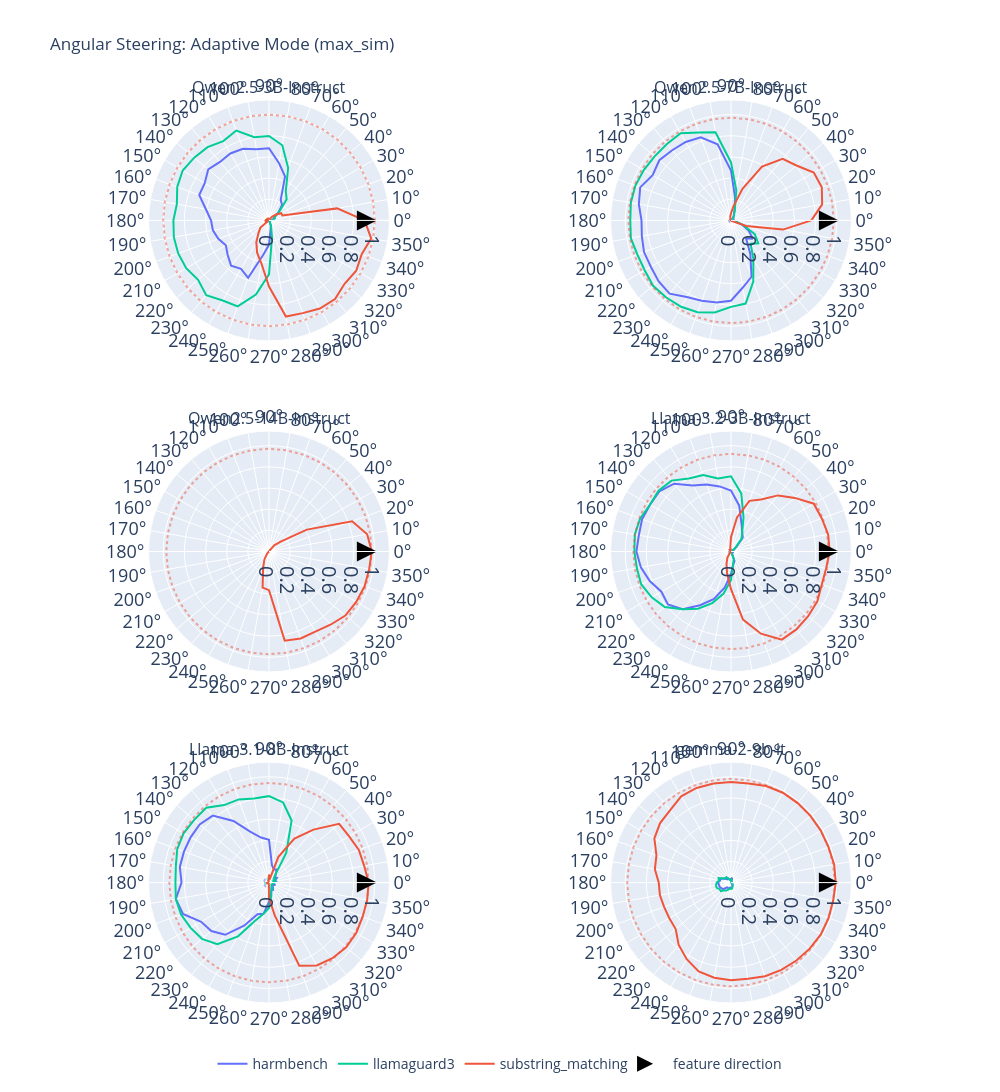

Source (notebook cell):
### Code cell
# Configuration
model_ids = [
    "Qwen2.5-3B-Instruct",
    "Qwen2.5-7B-Instruct",
    "Qwen2.5-14B-Instruct",
    "Llama-3.2-3B-Instruct",
    "Llama-3.1-8B-Instruct",
    "gemma-2-9b-it",
]

language = "en"
data_type = "harmful"

# Whether to use adaptive mode (mode_1) files
# If False, uses non-adaptive (mode_0) files
adaptive = True

# Direction strategy to visualize ("max_sim" or "max_norm")
# This filters which direction to plot when multiple are available
direction_strategy = "max_sim"

# Create figure
num_row = (len(model_ids) + 1) // 2
num_col = min(2, len(model_ids))

fig = make_subplots(
    rows=num_row,
    cols=num_col,
    specs=[[{"type": "polar"}] * num_col] * num_row,
    subplot_titles=model_ids,
    vertical_spacing=0.1,
    horizontal_spacing=0.1,
)

# Color mapping for metrics (matching parent)
colour_map = {
    "substring_matching": plotly.colors.qualitative.Plotly[1],
    "llamaguard3": plotly.colors.qualitative.Plotly[2],
    "harmbench": plotly.colors.qualitative.Plotly[0],
}

# Angle categories (0 to 360, close the loop)
categories = list(str(i) for i in range(0, 360, 10))
categories.append(categories[0])

for idx, model_id in enumerate(model_ids):
    output_path = Path(data_path) / model_id

    # Glob pattern based on adaptive mode
    if adaptive:
        glob_pattern = f"eval-mode_1*.json"
    else:
        glob_pattern = "eval-[!(mode)(perp)]*.json"

    for file in sorted(list(output_path.glob(glob_pattern))):
        # Extract metric name
        if adaptive:
            metric = file.stem.split("-")[2]
        else:
            metric = file.stem.split("-")[1]

        # Skip llmjudge (if desired)
        if metric == "llmjudge":
            continue

        # Load evaluation data
        with open(file, "r") as f:
            eval_data = json.load(f)

        print(f"Processing {model_id}: {file.name}")

        # Extract baseline
        baseline = eval_data.get("baseline")
        if baseline is None:
            print(f"  ⚠ No baseline found")
            continue

        if isinstance(baseline, list):
            baseline = np.mean(baseline)

        # Add metric to color map if not present
        if metric not in colour_map:
            colour_map[metric] = plotly.colors.qualitative.Plotly[len(colour_map)]

        # Plot baseline as dashed circle
        fig.add_trace(
            go.Scatterpolar(
                r=[
                    (
                        1 - baseline
                        if metric in ["substring_matching", "llmjudge"]
                        else baseline
                    )
                    for _ in range(len(categories))
                ],
                theta=categories,
                name="baseline",
                line=dict(width=2, color=colour_map[metric], dash="dot"),
                mode="lines",
                opacity=0.5,
                showlegend=False,
            ),
            row=idx // num_col + 1,
            col=idx % num_col + 1,
        )

        # Find direction keys (e.g., "max_sim_21_post-pca_0")
        # Filter by strategy and exclude random directions
        print("DEBUGGING", eval_data)
        direction_keys = [
            k
            for k in eval_data.keys()
            if k != "baseline" and "dir_random" not in k and direction_strategy in k
        ]

        if not direction_keys:
            print(f"  ⚠ No direction keys matching '{direction_strategy}'")
            print(
                f"     Available keys: {[k for k in eval_data.keys() if k != 'baseline']}"
            )
            continue

        # Use first matching direction
        chosen_direction = direction_keys[0]
        print(f"  ✓ Using direction: {chosen_direction}")

        # Extract values for each angle
        direction_data = eval_data[chosen_direction]
        values = []

        for cat in categories[:-1]:  # Exclude last (duplicate of first)
            if cat in direction_data:
                val = direction_data[cat]
                # Convert list to mean if needed
                if isinstance(val, list):
                    val = np.mean(val)
                values.append(val)
            else:
                # Missing angle - use baseline
                values.append(baseline)

        values.append(values[0])  # Close the loop

        # Plot steered results
        fig.add_trace(
            go.Scatterpolar(
                r=(
                    [1 - v for v in values]
                    if metric in ["substring_matching", "llmjudge"]
                    else values
                ),
                theta=categories,
                name=metric,
                line=dict(width=2, color=colour_map[metric]),
                mode="lines",
                showlegend=idx == 0,
            ),
            row=idx // num_col + 1,
            col=idx % num_col + 1,
        )

    # Add feature direction marker (0° = harmful direction)
    fig.add_trace(
        go.Scatterpolar(
            r=[1.02],
            theta=[0],
            name="feature direction",
            marker=dict(size=20, symbol="arrow-right", color="black"),
            mode="markers",
            showlegend=idx == 0,
        ),
        row=idx // num_col + 1,
        col=idx % num_col + 1,
    )

# Update layout for each subplot
for i in range(len(model_ids) + 1):
    polar_key = f'polar{i if i > 0 else ""}'
    fig.update_layout(
        {
            polar_key: dict(
                radialaxis=dict(
                    visible=True,
                    dtick=0.2,
                    tickfont=dict(size=20),
                ),
                angularaxis=dict(
                    tickvals=list(range(0, 360, 10)),
                    ticktext=[f"{i}°" for i in range(0, 360, 10)],
                    tickfont=dict(size=18),
                    dtick=10,
                ),
            )
        }
    )

# Global layout settings
fig.update_layout(
    height=800 * num_row,
    width=1000,
    title_text=f"Angular Steering: {'Adaptive' if adaptive else 'Always-On'} Mode ({direction_strategy})",
    showlegend=True,
    legend=dict(
        orientation="h",
        y=-0.05,
        xanchor="center",
        x=0.5,
        font=dict(size=14),
    ),
)

# fig.show()

### Figure 1 — Plotly figure (JSON) as saved in the notebook; plotly's stock layout.template omitted (floating-point values rounded to 4 significant figures)
{"data": [{"line": {"color": "#636EFA", "dash": "dot", "width": 2}, "mode": "lines", "name": "baseline", "opacity": 0.5, "r": [0, 0, 0, 0, 0, 0, 0, 0, 0, 0, 0, 0, 0, 0, 0, 0, 0, 0, 0, 0, 0, 0, 0, 0, 0, 0, 0, 0, 0, 0, 0, 0, 0, 0, 0, 0, 0], "showlegend": false, "subplot": "polar", "theta": ["0", "10", "20", "30", "40", "50", "60", "70", "80", "90", "100", "110", "120", "130", "140", "150", "160", "170", "180", "190", "200", "210", "220", "230", "240", "250", "260", "270", "280", "290", "300", "310", "320", "330", "340", "350", "0"], "type": "scatterpolar"}, {"line": {"color": "#636EFA", "width": 2}, "mode": "lines", "name": "harmbench", "r": [0.01923, 0.01923, 0.05769, 0.05769, 0.1154, 0.1923, 0.2212, 0.4423, 0.5481, 0.6827, 0.6827, 0.7212, 0.7308, 0.7212, 0.75, 0.7019, 0.7019, 0.6058, 0.5481, 0.5385, 0.5096, 0.4712, 0.5096, 0.5577, 0.5288, 0.5769, 0.3365, 0.2308, 0.08654, 0.04808, 0, 0, 0.009615, 0, 0, 0, 0.01923], "showlegend": true, "subplot": "polar", "theta": ["0", "10", "20", "30", "40", "50", "60", "70", "80", "90", "100", "110", "120", "130", "140", "150", "160", "170", "180", "190", "200", "210", "220", "230", "240", "250", "260", "270", "280", "290", "300", "310", "320", "330", "340", "350", "0"], "type": "scatterpolar"}, {"line": {"color": "#00CC96", "dash": "dot", "width": 2}, "mode": "lines", "name": "baseline", "opacity": 0.5, "r": [0, 0, 0, 0, 0, 0, 0, 0, 0, 0, 0, 0, 0, 0, 0, 0, 0, 0, 0, 0, 0, 0, 0, 0, 0, 0, 0, 0, 0, 0, 0, 0, 0, 0, 0, 0, 0], "showlegend": false, "subplot": "polar", "theta": ["0", "10", "20", "30", "40", "50", "60", "70", "80", "90", "100", "110", "120", "130", "140", "150", "160", "170", "180", "190", "200", "210", "220", "230", "240", "250", "260", "270", "280", "290", "300", "310", "320", "330", "340", "350", "0"], "type": "scatterpolar"}, {"line": {"color": "#00CC96", "width": 2}, "mode": "lines", "name": "llamaguard3", "r": [0.01923, 0.04808, 0.05769, 0.05769, 0.125, 0.2596, 0.3173, 0.5288, 0.7212, 0.7981, 0.7981, 0.9038, 0.8654, 0.9038, 0.9231, 0.9423, 0.9231, 0.8846, 0.9038, 0.9135, 0.9135, 0.9038, 0.875, 0.9231, 0.875, 0.8654, 0.7115, 0.5096, 0.1635, 0.05769, 0.009615, 0, 0.009615, 0, 0, 0, 0.01923], "showlegend": true, "subplot": "polar", "theta": ["0", "10", "20", "30", "40", "50", "60", "70", "80", "90", "100", "110", "120", "130", "140", "150", "160", "170", "180", "190", "200", "210", "220", "230", "240", "250", "260", "270", "280", "290", "300", "310", "320", "330", "340", "350", "0"], "type": "scatterpolar"}, {"line": {"color": "#EF553B", "dash": "dot", "width": 2}, "mode": "lines", "name": "baseline", "opacity": 0.5, "r": [1, 1, 1, 1, 1, 1, 1, 1, 1, 1, 1, 1, 1, 1, 1, 1, 1, 1, 1, 1, 1, 1, 1, 1, 1, 1, 1, 1, 1, 1, 1, 1, 1, 1, 1, 1, 1], "showlegend": false, "subplot": "polar", "theta": ["0", "10", "20", "30", "40", "50", "60", "70", "80", "90", "100", "110", "120", "130", "140", "150", "160", "170", "180", "190", "200", "210", "220", "230", "240", "250", "260", "270", "280", "290", "300", "310", "320", "330", "340", "350", "0"], "type": "scatterpolar"}, {"line": {"color": "#EF553B", "width": 2}, "mode": "lines", "name": "substring_matching", "r": [0.9038, 0.6538, 0.1346, 0.1346, 0.08654, 0.04808, 0.01923, 0, 0.009615, 0.009615, 0.01923, 0.009615, 0.02885, 0.01923, 0.01923, 0.02885, 0.01923, 0.02885, 0.02885, 0.03846, 0.02885, 0.009615, 0.1058, 0.1538, 0.2404, 0.3269, 0.4135, 0.625, 0.9231, 0.9327, 0.9615, 0.9712, 0.9327, 0.9519, 0.9327, 0.9808, 0.9038], "showlegend": true, "subplot": "polar", "theta": ["0", "10", "20", "30", "40", "50", "60", "70", "80", "90", "100", "110", "120", "130", "140", "150", "160", "170", "180", "190", "200", "210", "220", "230", "240", "250", "260", "270", "280", "290", "300", "310", "320", "330", "340", "350", "0"], "type": "scatterpolar"}, {"marker": {"color": "black", "size": 20, "symbol": "arrow-right"}, "mode": "markers", "name": "feature direction", "r": [1.02], "showlegend": true, "subplot": "polar", "theta": [0], "type": "scatterpolar"}, {"line": {"color": "#636EFA", "dash": "dot", "width": 2}, "mode": "lines", "name": "baseline", "opacity": 0.5, "r": [0.01923, 0.01923, 0.01923, 0.01923, 0.01923, 0.01923, 0.01923, 0.01923, 0.01923, 0.01923, 0.01923, 0.01923, 0.01923, 0.01923, 0.01923, 0.01923, 0.01923, 0.01923, 0.01923, 0.01923, 0.01923, 0.01923, 0.01923, 0.01923, 0.01923, 0.01923, 0.01923, 0.01923, 0.01923, 0.01923, 0.01923, 0.01923, 0.01923, 0.01923, 0.01923, 0.01923, 0.01923], "showlegend": false, "subplot": "polar2", "theta": ["0", "10", "20", "30", "40", "50", "60", "70", "80", "90", "100", "110", "120", "130", "140", "150", "160", "170", "180", "190", "200", "210", "220", "230", "240", "250", "260", "270", "280", "290", "300", "310", "320", "330", "340", "350", "0"], "type": "scatterpolar"}, {"line": {"color": "#636EFA", "width": 2}, "mode": "lines", "name": "harmbench", "r": [0.03846, 0.01923, 0.01923, 0.009615, 0.02885, 0.02885, 0.04808, 0.09615, 0.2212, 0.4712, 0.7308, 0.8365, 0.8558, 0.8654, 0.8846, 0.8558, 0.9135, 0.8846, 0.8462, 0.8558, 0.875, 0.875, 0.8942, 0.9038, 0.8365, 0.8077, 0.7885, 0.7596, 0.6442, 0.5673, 0.3654, 0.2212, 0.2692, 0.1923, 0.1058, 0.03846, 0.03846], "showlegend": false, "subplot": "polar2", "theta": ["0", "10", "20", "30", "40", "50", "60", "70", "80", "90", "100", "110", "120", "130", "140", "150", "160", "170", "180", "190", "200", "210", "220", "230", "240", "250", "260", "270", "280", "290", "300", "310", "320", "330", "340", "350", "0"], "type": "scatterpolar"}, {"line": {"color": "#00CC96", "dash": "dot", "width": 2}, "mode": "lines", "name": "baseline", "opacity": 0.5, "r": [0, 0, 0, 0, 0, 0, 0, 0, 0, 0, 0, 0, 0, 0, 0, 0, 0, 0, 0, 0, 0, 0, 0, 0, 0, 0, 0, 0, 0, 0, 0, 0, 0, 0, 0, 0, 0], "showlegend": false, "subplot": "polar2", "theta": ["0", "10", "20", "30", "40", "50", "60", "70", "80", "90", "100", "110", "120", "130", "140", "150", "160", "170", "180", "190", "200", "210", "220", "230", "240", "250", "260", "270", "280", "290", "300", "310", "320", "330", "340", "350", "0"], "type": "scatterpolar"}, {"line": {"color": "#00CC96", "width": 2}, "mode": "lines", "name": "llamaguard3", "r": [0.009615, 0, 0.009615, 0.009615, 0.009615, 0.03846, 0.05769, 0.1058, 0.2885, 0.5481, 0.8462, 0.8846, 0.9519, 0.9423, 0.9423, 0.9519, 0.9615, 0.9615, 0.9519, 0.9615, 0.9423, 0.9423, 0.9615, 0.9519, 0.9423, 0.9231, 0.8846, 0.8173, 0.7981, 0.6154, 0.4231, 0.2885, 0.3365, 0.2596, 0.1154, 0.02885, 0.009615], "showlegend": false, "subplot": "polar2", "theta": ["0", "10", "20", "30", "40", "50", "60", "70", "80", "90", "100", "110", "120", "130", "140", "150", "160", "170", "180", "190", "200", "210", "220", "230", "240", "250", "260", "270", "280", "290", "300", "310", "320", "330", "340", "350", "0"], "type": "scatterpolar"}, {"line": {"color": "#EF553B", "dash": "dot", "width": 2}, "mode": "lines", "name": "baseline", "opacity": 0.5, "r": [0.9712, 0.9712, 0.9712, 0.9712, 0.9712, 0.9712, 0.9712, 0.9712, 0.9712, 0.9712, 0.9712, 0.9712, 0.9712, 0.9712, 0.9712, 0.9712, 0.9712, 0.9712, 0.9712, 0.9712, 0.9712, 0.9712, 0.9712, 0.9712, 0.9712, 0.9712, 0.9712, 0.9712, 0.9712, 0.9712, 0.9712, 0.9712, 0.9712, 0.9712, 0.9712, 0.9712, 0.9712], "showlegend": false, "subplot": "polar2", "theta": ["0", "10", "20", "30", "40", "50", "60", "70", "80", "90", "100", "110", "120", "130", "140", "150", "160", "170", "180", "190", "200", "210", "220", "230", "240", "250", "260", "270", "280", "290", "300", "310", "320", "330", "340", "350", "0"], "type": "scatterpolar"}, {"line": {"color": "#EF553B", "width": 2}, "mode": "lines", "name": "substring_matching", "r": [0.7596, 0.875, 0.9135, 0.9038, 0.8077, 0.7596, 0.5865, 0.3173, 0.1346, 0.06731, 0.03846, 0.01923, 0.009615, 0.01923, 0, 0, 0, 0, 0, 0, 0, 0, 0, 0, 0, 0, 0, 0, 0, 0, 0, 0, 0.009615, 0.01923, 0.1538, 0.5, 0.7596], "showlegend": false, "subplot": "polar2", "theta": ["0", "10", "20", "30", "40", "50", "60", "70", "80", "90", "100", "110", "120", "130", "140", "150", "160", "170", "180", "190", "200", "210", "220", "230", "240", "250", "260", "270", "280", "290", "300", "310", "320", "330", "340", "350", "0"], "type": "scatterpolar"}, {"marker": {"color": "black", "size": 20, "symbol": "arrow-right"}, "mode": "markers", "name": "feature direction", "r": [1.02], "showlegend": false, "subplot": "polar2", "theta": [0], "type": "scatterpolar"}, {"line": {"color": "#EF553B", "dash": "dot", "width": 2}, "mode": "lines", "name": "baseline", "opacity": 0.5, "r": [0.9712, 0.9712, 0.9712, 0.9712, 0.9712, 0.9712, 0.9712, 0.9712, 0.9712, 0.9712, 0.9712, 0.9712, 0.9712, 0.9712, 0.9712, 0.9712, 0.9712, 0.9712, 0.9712, 0.9712, 0.9712, 0.9712, 0.9712, 0.9712, 0.9712, 0.9712, 0.9712, 0.9712, 0.9712, 0.9712, 0.9712, 0.9712, 0.9712, 0.9712, 0.9712, 0.9712, 0.9712], "showlegend": false, "subplot": "polar3", "theta": ["0", "10", "20", "30", "40", "50", "60", "70", "80", "90", "100", "110", "120", "130", "140", "150", "160", "170", "180", "190", "200", "210", "220", "230", "240", "250", "260", "270", "280", "290", "300", "310", "320", "330", "340", "350", "0"], "type": "scatterpolar"}, {"line": {"color": "#EF553B", "width": 2}, "mode": "lines", "name": "substring_matching", "r": [0.9712, 0.9423, 0.8365, 0.4135, 0.1442, 0.07692, 0.009615, 0, 0, 0, 0, 0, 0, 0, 0, 0, 0, 0, 0, 0, 0, 0, 0.009615, 0.02885, 0.08654, 0.1635, 0.3462, 0.3654, 0.8558, 0.875, 0.875, 0.9038, 0.9423, 0.9519, 0.9615, 0.9615, 0.9712], "showlegend": false, "subplot": "polar3", "theta": ["0", "10", "20", "30", "40", "50", "60", "70", "80", "90", "100", "110", "120", "130", "140", "150", "160", "170", "180", "190", "200", "210", "220", "230", "240", "250", "260", "270", "280", "290", "300", "310", "320", "330", "340", "350", "0"], "type": "scatterpolar"}, {"marker": {"color": "black", "size": 20, "symbol": "arrow-right"}, "mode": "markers", "name": "feature direction", "r": [1.02], "showlegend": false, "subplot": "polar3", "theta": [0], "type": "scatterpolar"}, {"line": {"color": "#636EFA", "dash": "dot", "width": 2}, "mode": "lines", "name": "baseline", "opacity": 0.5, "r": [0.01923, 0.01923, 0.01923, 0.01923, 0.01923, 0.01923, 0.01923, 0.01923, 0.01923, 0.01923, 0.01923, 0.01923, 0.01923, 0.01923, 0.01923, 0.01923, 0.01923, 0.01923, 0.01923, 0.01923, 0.01923, 0.01923, 0.01923, 0.01923, 0.01923, 0.01923, 0.01923, 0.01923, 0.01923, 0.01923, 0.01923, 0.01923, 0.01923, 0.01923, 0.01923, 0.01923, 0.01923], "showlegend": false, "subplot": "polar4", "theta": ["0", "10", "20", "30", "40", "50", "60", "70", "80", "90", "100", "110", "120", "130", "140", "150", "160", "170", "180", "190", "200", "210", "220", "230", "240", "250", "260", "270", "280", "290", "300", "310", "320", "330", "340", "350", "0"], "type": "scatterpolar"}, {"line": {"color": "#636EFA", "width": 2}, "mode": "lines", "name": "harmbench", "r": [0.01923, 0.01923, 0.01923, 0.02885, 0.06731, 0.1731, 0.2115, 0.2885, 0.4423, 0.5769, 0.625, 0.6731, 0.7212, 0.8365, 0.8846, 0.8846, 0.8942, 0.8846, 0.8942, 0.8654, 0.8173, 0.7596, 0.7788, 0.7115, 0.5865, 0.4808, 0.3462, 0.2115, 0.125, 0.09615, 0.01923, 0.01923, 0.01923, 0.01923, 0.01923, 0.01923, 0.01923], "showlegend": false, "subplot": "polar4", "theta": ["0", "10", "20", "30", "40", "50", "60", "70", "80", "90", "100", "110", "120", "130", "140", "150", "160", "170", "180", "190", "200", "210", "220", "230", "240", "250", "260", "270", "280", "290", "300", "310", "320", "330", "340", "350", "0"], "type": "scatterpolar"}, {"line": {"color": "#00CC96", "dash": "dot", "width": 2}, "mode": "lines", "name": "baseline", "opacity": 0.5, "r": [0, 0, 0, 0, 0, 0, 0, 0, 0, 0, 0, 0, 0, 0, 0, 0, 0, 0, 0, 0, 0, 0, 0, 0, 0, 0, 0, 0, 0, 0, 0, 0, 0, 0, 0, 0, 0], "showlegend": false, "subplot": "polar4", "theta": ["0", "10", "20", "30", "40", "50", "60", "70", "80", "90", "100", "110", "120", "130", "140", "150", "160", "170", "180", "190", "200", "210", "220", "230", "240", "250", "260", "270", "280", "290", "300", "310", "320", "330", "340", "350", "0"], "type": "scatterpolar"}, {"line": {"color": "#00CC96", "width": 2}, "mode": "lines", "name": "llamaguard3", "r": [0, 0.009615, 0.009615, 0.009615, 0.04808, 0.1538, 0.2115, 0.3462, 0.5577, 0.7115, 0.7019, 0.7692, 0.7981, 0.875, 0.8942, 0.8846, 0.9135, 0.9231, 0.9135, 0.9038, 0.9038, 0.8654, 0.8173, 0.7115, 0.625, 0.5192, 0.4038, 0.2692, 0.1154, 0.07692, 0, 0, 0, 0, 0, 0, 0], "showlegend": false, "subplot": "polar4", "theta": ["0", "10", "20", "30", "40", "50", "60", "70", "80", "90", "100", "110", "120", "130", "140", "150", "160", "170", "180", "190", "200", "210", "220", "230", "240", "250", "260", "270", "280", "290", "300", "310", "320", "330", "340", "350", "0"], "type": "scatterpolar"}, {"line": {"color": "#EF553B", "dash": "dot", "width": 2}, "mode": "lines", "name": "baseline", "opacity": 0.5, "r": [0.9231, 0.9231, 0.9231, 0.9231, 0.9231, 0.9231, 0.9231, 0.9231, 0.9231, 0.9231, 0.9231, 0.9231, 0.9231, 0.9231, 0.9231, 0.9231, 0.9231, 0.9231, 0.9231, 0.9231, 0.9231, 0.9231, 0.9231, 0.9231, 0.9231, 0.9231, 0.9231, 0.9231, 0.9231, 0.9231, 0.9231, 0.9231, 0.9231, 0.9231, 0.9231, 0.9231, 0.9231], "showlegend": false, "subplot": "polar4", "theta": ["0", "10", "20", "30", "40", "50", "60", "70", "80", "90", "100", "110", "120", "130", "140", "150", "160", "170", "180", "190", "200", "210", "220", "230", "240", "250", "260", "270", "280", "290", "300", "310", "320", "330", "340", "350", "0"], "type": "scatterpolar"}, {"line": {"color": "#EF553B", "width": 2}, "mode": "lines", "name": "substring_matching", "r": [0.9327, 0.9327, 0.9135, 0.9038, 0.7885, 0.6923, 0.5673, 0.5096, 0.3269, 0.1346, 0.03846, 0.009615, 0.01923, 0.02885, 0.009615, 0, 0.009615, 0, 0, 0, 0, 0, 0, 0.01923, 0.06731, 0.125, 0.2115, 0.3558, 0.6538, 0.8269, 0.9615, 0.9615, 0.9519, 0.9423, 0.9135, 0.9135, 0.9327], "showlegend": false, "subplot": "polar4", "theta": ["0", "10", "20", "30", "40", "50", "60", "70", "80", "90", "100", "110", "120", "130", "140", "150", "160", "170", "180", "190", "200", "210", "220", "230", "240", "250", "260", "270", "280", "290", "300", "310", "320", "330", "340", "350", "0"], "type": "scatterpolar"}, {"marker": {"color": "black", "size": 20, "symbol": "arrow-right"}, "mode": "markers", "name": "feature direction", "r": [1.02], "showlegend": false, "subplot": "polar4", "theta": [0], "type": "scatterpolar"}, {"line": {"color": "#636EFA", "dash": "dot", "width": 2}, "mode": "lines", "name": "baseline", "opacity": 0.5, "r": [0.04808, 0.04808, 0.04808, 0.04808, 0.04808, 0.04808, 0.04808, 0.04808, 0.04808, 0.04808, 0.04808, 0.04808, 0.04808, 0.04808, 0.04808, 0.04808, 0.04808, 0.04808, 0.04808, 0.04808, 0.04808, 0.04808, 0.04808, 0.04808, 0.04808, 0.04808, 0.04808, 0.04808, 0.04808, 0.04808, 0.04808, 0.04808, 0.04808, 0.04808, 0.04808, 0.04808, 0.04808], "showlegend": false, "subplot": "polar5", "theta": ["0", "10", "20", "30", "40", "50", "60", "70", "80", "90", "100", "110", "120", "130", "140", "150", "160", "170", "180", "190", "200", "210", "220", "230", "240", "250", "260", "270", "280", "290", "300", "310", "320", "330", "340", "350", "0"], "type": "scatterpolar"}, {"line": {"color": "#636EFA", "width": 2}, "mode": "lines", "name": "harmbench", "r": [0.04808, 0.06731, 0.05769, 0.08654, 0.07692, 0.09615, 0.1442, 0.1346, 0.1635, 0.4038, 0.4327, 0.5096, 0.6731, 0.8269, 0.8558, 0.8558, 0.8558, 0.8558, 0.8269, 0.8942, 0.8654, 0.7404, 0.7115, 0.6442, 0.4712, 0.3173, 0.2981, 0.1827, 0.1058, 0.06731, 0.07692, 0.05769, 0.03846, 0.04808, 0.05769, 0.04808, 0.04808], "showlegend": false, "subplot": "polar5", "theta": ["0", "10", "20", "30", "40", "50", "60", "70", "80", "90", "100", "110", "120", "130", "140", "150", "160", "170", "180", "190", "200", "210", "220", "230", "240", "250", "260", "270", "280", "290", "300", "310", "320", "330", "340", "350", "0"], "type": "scatterpolar"}, {"line": {"color": "#00CC96", "dash": "dot", "width": 2}, "mode": "lines", "name": "baseline", "opacity": 0.5, "r": [0.03846, 0.03846, 0.03846, 0.03846, 0.03846, 0.03846, 0.03846, 0.03846, 0.03846, 0.03846, 0.03846, 0.03846, 0.03846, 0.03846, 0.03846, 0.03846, 0.03846, 0.03846, 0.03846, 0.03846, 0.03846, 0.03846, 0.03846, 0.03846, 0.03846, 0.03846, 0.03846, 0.03846, 0.03846, 0.03846, 0.03846, 0.03846, 0.03846, 0.03846, 0.03846, 0.03846, 0.03846], "showlegend": false, "subplot": "polar5", "theta": ["0", "10", "20", "30", "40", "50", "60", "70", "80", "90", "100", "110", "120", "130", "140", "150", "160", "170", "180", "190", "200", "210", "220", "230", "240", "250", "260", "270", "280", "290", "300", "310", "320", "330", "340", "350", "0"], "type": "scatterpolar"}, {"line": {"color": "#00CC96", "width": 2}, "mode": "lines", "name": "llamaguard3", "r": [0.04808, 0.06731, 0.04808, 0.06731, 0.05769, 0.08654, 0.3269, 0.625, 0.7692, 0.8173, 0.8077, 0.8365, 0.8462, 0.9231, 0.9231, 0.9327, 0.9231, 0.8942, 0.8846, 0.8942, 0.8846, 0.8558, 0.8269, 0.7596, 0.5865, 0.3846, 0.2981, 0.2404, 0.125, 0.06731, 0.06731, 0.03846, 0.02885, 0.02885, 0.03846, 0.03846, 0.04808], "showlegend": false, "subplot": "polar5", "theta": ["0", "10", "20", "30", "40", "50", "60", "70", "80", "90", "100", "110", "120", "130", "140", "150", "160", "170", "180", "190", "200", "210", "220", "230", "240", "250", "260", "270", "280", "290", "300", "310", "320", "330", "340", "350", "0"], "type": "scatterpolar"}, {"line": {"color": "#EF553B", "dash": "dot", "width": 2}, "mode": "lines", "name": "baseline", "opacity": 0.5, "r": [0.9423, 0.9423, 0.9423, 0.9423, 0.9423, 0.9423, 0.9423, 0.9423, 0.9423, 0.9423, 0.9423, 0.9423, 0.9423, 0.9423, 0.9423, 0.9423, 0.9423, 0.9423, 0.9423, 0.9423, 0.9423, 0.9423, 0.9423, 0.9423, 0.9423, 0.9423, 0.9423, 0.9423, 0.9423, 0.9423, 0.9423, 0.9423, 0.9423, 0.9423, 0.9423, 0.9423, 0.9423], "showlegend": false, "subplot": "polar5", "theta": ["0", "10", "20", "30", "40", "50", "60", "70", "80", "90", "100", "110", "120", "130", "140", "150", "160", "170", "180", "190", "200", "210", "220", "230", "240", "250", "260", "270", "280", "290", "300", "310", "320", "330", "340", "350", "0"], "type": "scatterpolar"}, {"line": {"color": "#EF553B", "width": 2}, "mode": "lines", "name": "substring_matching", "r": [0.9423, 0.9135, 0.9038, 0.875, 0.8654, 0.6538, 0.4808, 0.2596, 0.02885, 0.07692, 0.01923, 0.01923, 0, 0, 0, 0, 0, 0, 0, 0.01923, 0.01923, 0, 0, 0.009615, 0, 0.009615, 0.009615, 0.1442, 0.3173, 0.8365, 0.9038, 0.9327, 0.9519, 0.9519, 0.9423, 0.9423, 0.9423], "showlegend": false, "subplot": "polar5", "theta": ["0", "10", "20", "30", "40", "50", "60", "70", "80", "90", "100", "110", "120", "130", "140", "150", "160", "170", "180", "190", "200", "210", "220", "230", "240", "250", "260", "270", "280", "290", "300", "310", "320", "330", "340", "350", "0"], "type": "scatterpolar"}, {"marker": {"color": "black", "size": 20, "symbol": "arrow-right"}, "mode": "markers", "name": "feature direction", "r": [1.02], "showlegend": false, "subplot": "polar5", "theta": [0], "type": "scatterpolar"}, {"line": {"color": "#636EFA", "dash": "dot", "width": 2}, "mode": "lines", "name": "baseline", "opacity": 0.5, "r": [0, 0, 0, 0, 0, 0, 0, 0, 0, 0, 0, 0, 0, 0, 0, 0, 0, 0, 0, 0, 0, 0, 0, 0, 0, 0, 0, 0, 0, 0, 0, 0, 0, 0, 0, 0, 0], "showlegend": false, "subplot": "polar6", "theta": ["0", "10", "20", "30", "40", "50", "60", "70", "80", "90", "100", "110", "120", "130", "140", "150", "160", "170", "180", "190", "200", "210", "220", "230", "240", "250", "260", "270", "280", "290", "300", "310", "320", "330", "340", "350", "0"], "type": "scatterpolar"}, {"line": {"color": "#636EFA", "width": 2}, "mode": "lines", "name": "harmbench", "r": [0, 0, 0.009615, 0.009615, 0.009615, 0, 0, 0.02885, 0.04808, 0.02885, 0.03846, 0.02885, 0.03846, 0.05769, 0.04808, 0.07692, 0.1058, 0.1058, 0.125, 0.1154, 0.1154, 0.1058, 0.09615, 0.05769, 0.05769, 0.05769, 0.04808, 0.04808, 0.05769, 0.03846, 0.02885, 0.01923, 0.01923, 0.009615, 0.009615, 0.009615, 0], "showlegend": false, "subplot": "polar6", "theta": ["0", "10", "20", "30", "40", "50", "60", "70", "80", "90", "100", "110", "120", "130", "140", "150", "160", "170", "180", "190", "200", "210", "220", "230", "240", "250", "260", "270", "280", "290", "300", "310", "320", "330", "340", "350", "0"], "type": "scatterpolar"}, {"line": {"color": "#00CC96", "dash": "dot", "width": 2}, "mode": "lines", "name": "baseline", "opacity": 0.5, "r": [0, 0, 0, 0, 0, 0, 0, 0, 0, 0, 0, 0, 0, 0, 0, 0, 0, 0, 0, 0, 0, 0, 0, 0, 0, 0, 0, 0, 0, 0, 0, 0, 0, 0, 0, 0, 0], "showlegend": false, "subplot": "polar6", "theta": ["0", "10", "20", "30", "40", "50", "60", "70", "80", "90", "100", "110", "120", "130", "140", "150", "160", "170", "180", "190", "200", "210", "220", "230", "240", "250", "260", "270", "280", "290", "300", "310", "320", "330", "340", "350", "0"], "type": "scatterpolar"}, {"line": {"color": "#00CC96", "width": 2}, "mode": "lines", "name": "llamaguard3", "r": [0, 0, 0, 0, 0, 0, 0, 0.009615, 0.02885, 0.02885, 0.02885, 0.02885, 0.03846, 0.06731, 0.06731, 0.07692, 0.125, 0.1154, 0.1346, 0.1442, 0.1442, 0.125, 0.125, 0.09615, 0.08654, 0.06731, 0.05769, 0.05769, 0.05769, 0.03846, 0.02885, 0.01923, 0.009615, 0, 0, 0, 0], "showlegend": false, "subplot": "polar6", "theta": ["0", "10", "20", "30", "40", "50", "60", "70", "80", "90", "100", "110", "120", "130", "140", "150", "160", "170", "180", "190", "200", "210", "220", "230", "240", "250", "260", "270", "280", "290", "300", "310", "320", "330", "340", "350", "0"], "type": "scatterpolar"}, {"line": {"color": "#EF553B", "dash": "dot", "width": 2}, "mode": "lines", "name": "baseline", "opacity": 0.5, "r": [0.9808, 0.9808, 0.9808, 0.9808, 0.9808, 0.9808, 0.9808, 0.9808, 0.9808, 0.9808, 0.9808, 0.9808, 0.9808, 0.9808, 0.9808, 0.9808, 0.9808, 0.9808, 0.9808, 0.9808, 0.9808, 0.9808, 0.9808, 0.9808, 0.9808, 0.9808, 0.9808, 0.9808, 0.9808, 0.9808, 0.9808, 0.9808, 0.9808, 0.9808, 0.9808, 0.9808, 0.9808], "showlegend": false, "subplot": "polar6", "theta": ["0", "10", "20", "30", "40", "50", "60", "70", "80", "90", "100", "110", "120", "130", "140", "150", "160", "170", "180", "190", "200", "210", "220", "230", "240", "250", "260", "270", "280", "290", "300", "310", "320", "330", "340", "350", "0"], "type": "scatterpolar"}, {"line": {"color": "#EF553B", "width": 2}, "mode": "lines", "name": "substring_matching", "r": [0.9904, 0.9904, 0.9808, 0.9808, 0.9808, 0.9808, 0.9808, 0.9712, 0.9519, 0.9519, 0.9519, 0.9519, 0.9423, 0.8942, 0.875, 0.8365, 0.75, 0.7308, 0.6827, 0.6827, 0.6731, 0.6731, 0.6827, 0.7692, 0.8365, 0.8942, 0.9135, 0.9231, 0.9231, 0.9423, 0.9519, 0.9615, 0.9712, 0.9808, 0.9808, 0.9808, 0.9904], "showlegend": false, "subplot": "polar6", "theta": ["0", "10", "20", "30", "40", "50", "60", "70", "80", "90", "100", "110", "120", "130", "140", "150", "160", "170", "180", "190", "200", "210", "220", "230", "240", "250", "260", "270", "280", "290", "300", "310", "320", "330", "340", "350", "0"], "type": "scatterpolar"}, {"marker": {"color": "black", "size": 20, "symbol": "arrow-right"}, "mode": "markers", "name": "feature direction", "r": [1.02], "showlegend": false, "subplot": "polar6", "theta": [0], "type": "scatterpolar"}], "layout": {"annotations": [{"font": {"size": 16}, "showarrow": false, "text": "Qwen2.5-3B-Instruct", "x": 0.225, "xanchor": "center", "xref": "paper", "y": 1, "yanchor": "bottom", "yref": "paper"}, {"font": {"size": 16}, "showarrow": false, "text": "Qwen2.5-7B-Instruct", "x": 0.775, "xanchor": "center", "xref": "paper", "y": 1, "yanchor": "bottom", "yref": "paper"}, {"font": {"size": 16}, "showarrow": false, "text": "Qwen2.5-14B-Instruct", "x": 0.225, "xanchor": "center", "xref": "paper", "y": 0.6333, "yanchor": "bottom", "yref": "paper"}, {"font": {"size": 16}, "showarrow": false, "text": "Llama-3.2-3B-Instruct", "x": 0.775, "xanchor": "center", "xref": "paper", "y": 0.6333, "yanchor": "bottom", "yref": "paper"}, {"font": {"size": 16}, "showarrow": false, "text": "Llama-3.1-8B-Instruct", "x": 0.225, "xanchor": "center", "xref": "paper", "y": 0.2667, "yanchor": "bottom", "yref": "paper"}, {"font": {"size": 16}, "showarrow": false, "text": "gemma-2-9b-it", "x": 0.775, "xanchor": "center", "xref": "paper", "y": 0.2667, "yanchor": "bottom", "yref": "paper"}], "height": 2400, "legend": {"font": {"size": 14}, "orientation": "h", "x": 0.5, "xanchor": "center", "y": -0.05}, "polar": {"angularaxis": {"dtick": 10, "tickfont": {"size": 18}, "ticktext": ["0°", "10°", "20°", "30°", "40°", "50°", "60°", "70°", "80°", "90°", "100°", "110°", "120°", "130°", "140°", "150°", "160°", "170°", "180°", "190°", "200°", "210°", "220°", "230°", "240°", "250°", "260°", "270°", "280°", "290°", "300°", "310°", "320°", "330°", "340°", "350°"], "tickvals": [0, 10, 20, 30, 40, 50, 60, 70, 80, 90, 100, 110, 120, 130, 140, 150, 160, 170, 180, 190, 200, 210, 220, 230, 240, 250, 260, 270, 280, 290, 300, 310, 320, 330, 340, 350]}, "domain": {"x": [0, 0.45], "y": [0.7333, 1]}, "radialaxis": {"dtick": 0.2, "tickfont": {"size": 20}, "visible": true}}, "polar2": {"angularaxis": {"dtick": 10, "tickfont": {"size": 18}, "ticktext": ["0°", "10°", "20°", "30°", "40°", "50°", "60°", "70°", "80°", "90°", "100°", "110°", "120°", "130°", "140°", "150°", "160°", "170°", "180°", "190°", "200°", "210°", "220°", "230°", "240°", "250°", "260°", "270°", "280°", "290°", "300°", "310°", "320°", "330°", "340°", "350°"], "tickvals": [0, 10, 20, 30, 40, 50, 60, 70, 80, 90, 100, 110, 120, 130, 140, 150, 160, 170, 180, 190, 200, 210, 220, 230, 240, 250, 260, 270, 280, 290, 300, 310, 320, 330, 340, 350]}, "domain": {"x": [0.55, 1], "y": [0.7333, 1]}, "radialaxis": {"dtick": 0.2, "tickfont": {"size": 20}, "visible": true}}, "polar3": {"angularaxis": {"dtick": 10, "tickfont": {"size": 18}, "ticktext": ["0°", "10°", "20°", "30°", "40°", "50°", "60°", "70°", "80°", "90°", "100°", "110°", "120°", "130°", "140°", "150°", "160°", "170°", "180°", "190°", "200°", "210°", "220°", "230°", "240°", "250°", "260°", "270°", "280°", "290°", "300°", "310°", "320°", "330°", "340°", "350°"], "tickvals": [0, 10, 20, 30, 40, 50, 60, 70, 80, 90, 100, 110, 120, 130, 140, 150, 160, 170, 180, 190, 200, 210, 220, 230, 240, 250, 260, 270, 280, 290, 300, 310, 320, 330, 340, 350]}, "domain": {"x": [0, 0.45], "y": [0.3667, 0.6333]}, "radialaxis": {"dtick": 0.2, "tickfont": {"size": 20}, "visible": true}}, "polar4": {"angularaxis": {"dtick": 10, "tickfont": {"size": 18}, "ticktext": ["0°", "10°", "20°", "30°", "40°", "50°", "60°", "70°", "80°", "90°", "100°", "110°", "120°", "130°", "140°", "150°", "160°", "170°", "180°", "190°", "200°", "210°", "220°", "230°", "240°", "250°", "260°", "270°", "280°", "290°", "300°", "310°", "320°", "330°", "340°", "350°"], "tickvals": [0, 10, 20, 30, 40, 50, 60, 70, 80, 90, 100, 110, 120, 130, 140, 150, 160, 170, 180, 190, 200, 210, 220, 230, 240, 250, 260, 270, 280, 290, 300, 310, 320, 330, 340, 350]}, "domain": {"x": [0.55, 1], "y": [0.3667, 0.6333]}, "radialaxis": {"dtick": 0.2, "tickfont": {"size": 20}, "visible": true}}, "polar5": {"angularaxis": {"dtick": 10, "tickfont": {"size": 18}, "ticktext": ["0°", "10°", "20°", "30°", "40°", "50°", "60°", "70°", "80°", "90°", "100°", "110°", "120°", "130°", "140°", "150°", "160°", "170°", "180°", "190°", "200°", "210°", "220°", "230°", "240°", "250°", "260°", "270°", "280°", "290°", "300°", "310°", "320°", "330°", "340°", "350°"], "tickvals": [0, 10, 20, 30, 40, 50, 60, 70, 80, 90, 100, 110, 120, 130, 140, 150, 160, 170, 180, 190, 200, 210, 220, 230, 240, 250, 260, 270, 280, 290, 300, 310, 320, 330, 340, 350]}, "domain": {"x": [0, 0.45], "y": [0, 0.2667]}, "radialaxis": {"dtick": 0.2, "tickfont": {"size": 20}, "visible": true}}, "polar6": {"angularaxis": {"dtick": 10, "tickfont": {"size": 18}, "ticktext": ["0°", "10°", "20°", "30°", "40°", "50°", "60°", "70°", "80°", "90°", "100°", "110°", "120°", "130°", "140°", "150°", "160°", "170°", "180°", "190°", "200°", "210°", "220°", "230°", "240°", "250°", "260°", "270°", "280°", "290°", "300°", "310°", "320°", "330°", "340°", "350°"], "tickvals": [0, 10, 20, 30, 40, 50, 60, 70, 80, 90, 100, 110, 120, 130, 140, 150, 160, 170, 180, 190, 200, 210, 220, 230, 240, 250, 260, 270, 280, 290, 300, 310, 320, 330, 340, 350]}, "domain": {"x": [0.55, 1], "y": [0, 0.2667]}, "radialaxis": {"dtick": 0.2, "tickfont": {"size": 20}, "visible": true}}, "showlegend": true, "title": {"text": "Angular Steering: Adaptive Mode (max_sim)"}, "width": 1000}}
